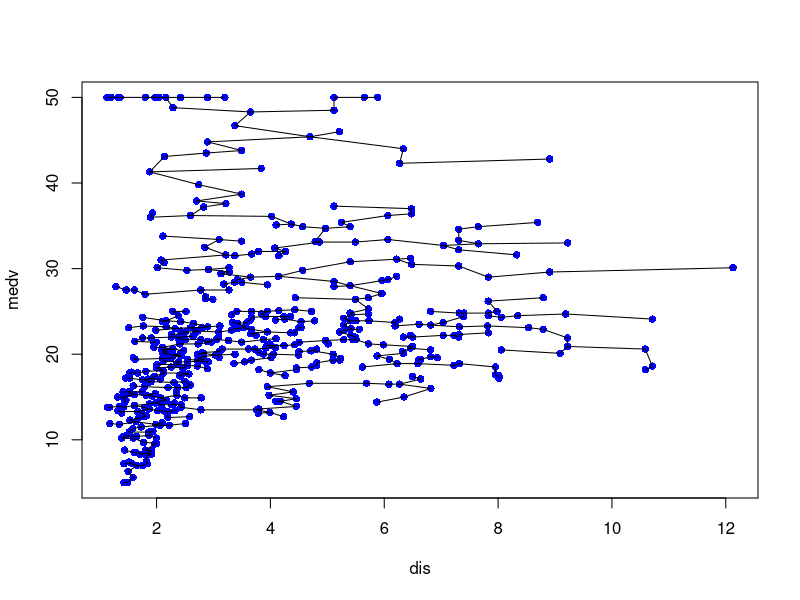

Generate this figure with R:
# Packages and libraries needed -------------------------------------------

library("MASS")
require(stats)
library(igraph)

df = Boston
#plot(df$dis, df$medv)
d = dist(cbind(df$dis, df$medv))
matrix_of_distances <- as.matrix(d)
G = graph.adjacency(as.matrix(d), weighted = TRUE)

## Some graphical parameters
## MST and plot
mst = minimum.spanning.tree(G)
edgelist = matrix(data = as.integer(igraph::get.edgelist(mst)), ncol = 2, byrow = F)

df = Boston[, c('dis', 'medv')]

plot(df, pch = 16, col = "blue")
for (i in 1:dim(edgelist)[1]){
  from = edgelist[i, 1]
  to = edgelist[i, 2]
  lines(df[c(from, to), 'dis'], df[c(from, to), 'medv'])
}
